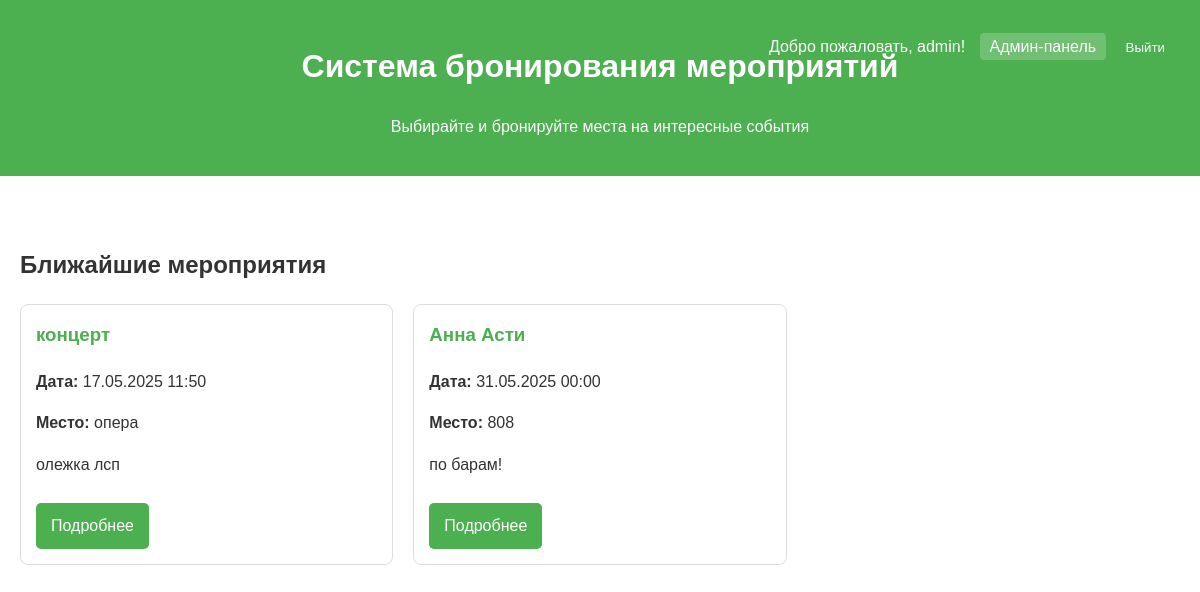
The app's page / (signed in) with its own data.
### booking/models.py (models this page shows, shortened)
class Event(models.Model):
    title = models.CharField(_('Название мероприятия'), max_length=200)
    description = models.TextField(_('Описание мероприятия'))
    date_time = models.DateTimeField(_('Дата и время проведения'))
    venue = models.ForeignKey(
        Venue,
        verbose_name=_('Место проведения'),
        on_delete=models.CASCADE
    )
    organizer = models.ForeignKey(
        User,
        verbose_name=_('Организатор'),
        on_delete=models.CASCADE
    )
    price = models.DecimalField(
        _('Цена билета'),
        max_digits=10,
        decimal_places=2
    )
    is_published = models.BooleanField(
        _('Опубликовано'),
        default=False
    )
    class Meta:
        verbose_name = _('Мероприятие')
        verbose_name_plural = _('Мероприятия')

class Venue(models.Model):
    name = models.CharField(_('Название заведения'), max_length=100)
    address = models.TextField(_('Адрес'))
    capacity = models.PositiveIntegerField(_('Вместимость'))
    description = models.TextField(_('Описание'), blank=True)
    layout_image = models.ImageField(
        _('Схема зала'),
        upload_to='venue_layouts/',
        null=True,
        blank=True
    )
    def __str__(self):
        return self.name
    class Meta:
        verbose_name = _('Место проведения')
        verbose_name_plural = _('Места проведения')

### booking/views.py (the view)
# urls.py: path('', views.home, name='home'),  # Один корневой путь
def home(request):
    events = Event.objects.filter(is_published=True).order_by('date_time')[:5]
    context = {
        'title': 'Главная страница',
        'events': events,
    }
    return render(request, 'booking/home.html', context)

### booking/templates/booking/home.html (shortened to what this page needs)
<!DOCTYPE html>
<html lang="ru">
<head>
</head>
<body>
    <div class="header">
        <h1>Система бронирования мероприятий</h1>
        <p>Выбирайте и бронируйте места на интересные события</p>
        <div class="auth-buttons">
            {% if user.is_authenticated %}
                <span>Добро пожаловать, {{ user.username }}!</span>
                {% if user.is_staff %}
                    <a href="{% url 'admin:index' %}" class="login">Админ-панель</a>
                {% endif %}
               <form action="{% url 'booking:logout' %}" method="post" style="display: inline;">
                    <button type="submit" class="btn btn-link" style="border: none; background: none; cursor: pointer;">
                         Выйти
                    </button>
               </form>
            {% else %}
                <a href="{% url 'booking:login' %}" class="login">Войти</a>
                <a href="{% url 'booking:register' %}" class="register">Регистрация</a>
            {% endif %}
        </div>
    </div>
    <div class="container" style="padding: 20px;">
        <h2>Ближайшие мероприятия</h2>
        <div class="event-list">
            {% for event in events %}
            <div class="event-card">
                <h3 class="event-title">{{ event.title }}</h3>
                <p><strong>Дата:</strong> {{ event.date_time|date:"d.m.Y H:i" }}</p>
                <p><strong>Место:</strong> {{ event.venue.name }}</p>
                <p>{{ event.description|truncatechars:100 }}</p>
                <a href="{% url 'booking:about_event' event.id %}" class="btn">Подробнее</a>
            </div>
            {% empty %}
            <p>На данный момент нет доступных мероприятий.</p>
            {% endfor %}
        </div>
    </div>
</body>
</html>

### booking/templates/booking/home.html (style rules this page uses)
body { font-family: Arial, sans-serif; line-height: 1.6; margin: 0; padding: 0; color: #333; }
.header { background: #4CAF50; color: white; padding: 20px; text-align: center; margin-bottom: 30px; position: relative; }
.auth-buttons { position: absolute; top: 20px; right: 20px; }
.auth-buttons a { color: white; margin-left: 10px; text-decoration: none; padding: 5px 10px; border-radius: 4px; }
.auth-buttons a.login { background: rgba(255,255,255,0.2); }
.event-list { display: grid; grid-template-columns: repeat(auto-fill, minmax(300px, 1fr)); gap: 20px; }
.event-card { border: 1px solid #ddd; border-radius: 8px; padding: 15px; transition: transform 0.3s; }
.event-title { color: #4CAF50; margin-top: 0; }
.btn { display: inline-block; background: #4CAF50; color: white; padding: 10px 15px; text-decoration: none; border-radius: 5px; margin-top: 10px; }

### records on screen
Event: title "концерт", date_time "17.05.2025 11:50", venue.name "опера", description "олежка лсп"
Event: title "Анна Асти", date_time "31.05.2025 00:00", venue.name "808", description "по барам!"

### other values on screen
{{ user.username }} "admin"
